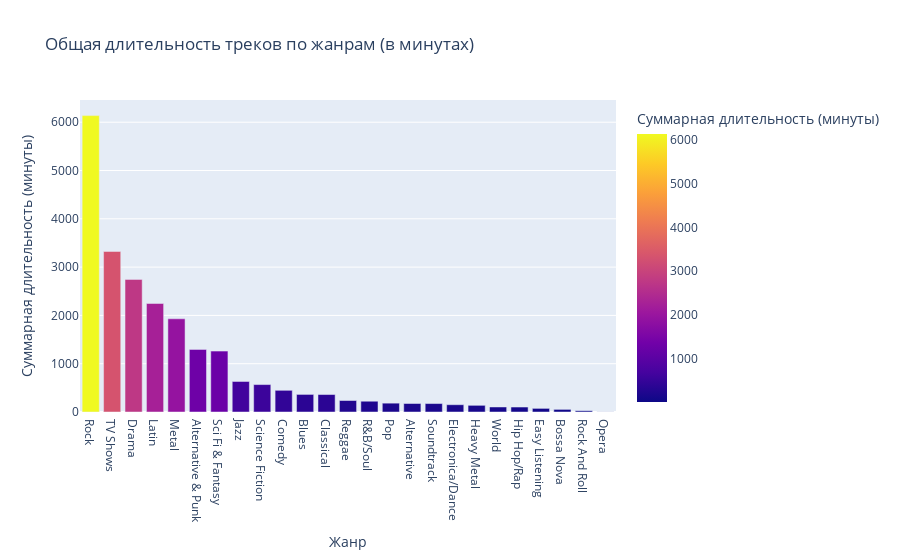

The notebook cell this image was saved under:
### Code cell
import plotly.express as px

fig = px.bar(df, x='genre', y='totalminutes', 
             title='Общая длительность треков по жанрам (в минутах)',
             labels={'genre': 'Жанр', 'totalminutes': 'Суммарная длительность (минуты)'},
             color='totalminutes')

fig.show()

### Figure 1 — Plotly figure (JSON) as saved in the notebook; plotly's stock layout.template omitted (floating-point values rounded to 4 significant figures)
{"data": [{"alignmentgroup": "True", "hovertemplate": "Жанр=%{x}<br>Суммарная длительность (минуты)=%{marker.color}<extra></extra>", "legendgroup": "", "marker": {"color": [6137, 3324, 2746, 2247, 1930, 1296, 1261, 632, 568, 449, 364, 362, 238, 223, 183, 176, 175, 151, 138, 104, 103, 75, 54, 26, 2], "coloraxis": "coloraxis", "pattern": {"shape": ""}}, "name": "", "offsetgroup": "", "orientation": "v", "showlegend": false, "textposition": "auto", "type": "bar", "x": ["Rock", "TV Shows", "Drama", "Latin", "Metal", "Alternative & Punk", "Sci Fi & Fantasy", "Jazz", "Science Fiction", "Comedy", "Blues", "Classical", "Reggae", "R&B/Soul", "Pop", "Alternative", "Soundtrack", "Electronica/Dance", "Heavy Metal", "World", "Hip Hop/Rap", "Easy Listening", "Bossa Nova", "Rock And Roll", "Opera"], "xaxis": "x", "y": [6137, 3324, 2746, 2247, 1930, 1296, 1261, 632, 568, 449, 364, 362, 238, 223, 183, 176, 175, 151, 138, 104, 103, 75, 54, 26, 2], "yaxis": "y"}], "layout": {"barmode": "relative", "coloraxis": {"colorbar": {"title": {"text": "Суммарная длительность (минуты)"}}, "colorscale": [[0, "#0d0887"], [0.1111, "#46039f"], [0.2222, "#7201a8"], [0.3333, "#9c179e"], [0.4444, "#bd3786"], [0.5556, "#d8576b"], [0.6667, "#ed7953"], [0.7778, "#fb9f3a"], [0.8889, "#fdca26"], [1, "#f0f921"]]}, "legend": {"tracegroupgap": 0}, "title": {"text": "Общая длительность треков по жанрам (в минутах)"}, "xaxis": {"anchor": "y", "domain": [0, 1], "title": {"text": "Жанр"}}, "yaxis": {"anchor": "x", "domain": [0, 1], "title": {"text": "Суммарная длительность (минуты)"}}}}
